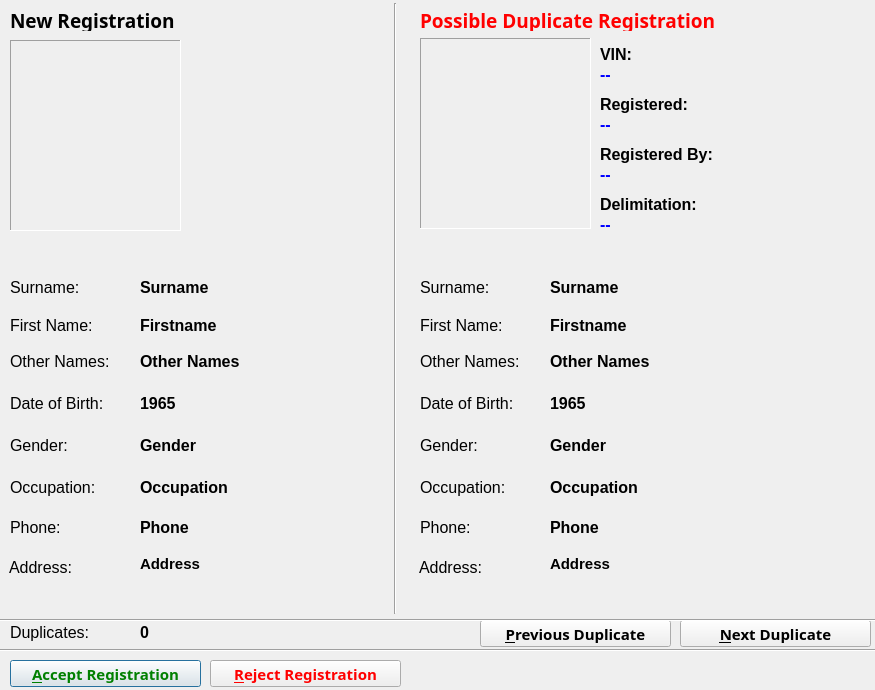
<?xml version="1.0" encoding="UTF-8"?>
<ui version="4.0">
 <class>DuplicateReg</class>
 <widget class="QDialog" name="DuplicateReg">
  <property name="windowModality">
   <enum>Qt::WindowModal</enum>
  </property>
  <property name="geometry">
   <rect>
    <x>0</x>
    <y>0</y>
    <width>875</width>
    <height>690</height>
   </rect>
  </property>
  <property name="minimumSize">
   <size>
    <width>875</width>
    <height>690</height>
   </size>
  </property>
  <property name="maximumSize">
   <size>
    <width>875</width>
    <height>690</height>
   </size>
  </property>
  <property name="font">
   <font>
    <family>Sans Serif</family>
    <pointsize>12</pointsize>
   </font>
  </property>
  <property name="windowTitle">
   <string>Duplicate Registration Check</string>
  </property>
  <widget class="QLabel" name="label">
   <property name="geometry">
    <rect>
     <x>10</x>
     <y>10</y>
     <width>241</width>
     <height>21</height>
    </rect>
   </property>
   <property name="minimumSize">
    <size>
     <width>241</width>
     <height>21</height>
    </size>
   </property>
   <property name="maximumSize">
    <size>
     <width>241</width>
     <height>21</height>
    </size>
   </property>
   <property name="font">
    <font>
     <pointsize>14</pointsize>
     <weight>75</weight>
     <bold>true</bold>
    </font>
   </property>
   <property name="text">
    <string>New Registration</string>
   </property>
  </widget>
  <widget class="QLabel" name="label_7">
   <property name="geometry">
    <rect>
     <x>10</x>
     <y>515</y>
     <width>68</width>
     <height>25</height>
    </rect>
   </property>
   <property name="minimumSize">
    <size>
     <width>68</width>
     <height>25</height>
    </size>
   </property>
   <property name="maximumSize">
    <size>
     <width>68</width>
     <height>25</height>
    </size>
   </property>
   <property name="font">
    <font>
     <family>Arial</family>
     <pointsize>12</pointsize>
    </font>
   </property>
   <property name="text">
    <string>Phone:</string>
   </property>
  </widget>
  <widget class="QLabel" name="lblNewGender">
   <property name="geometry">
    <rect>
     <x>140</x>
     <y>433</y>
     <width>250</width>
     <height>25</height>
    </rect>
   </property>
   <property name="minimumSize">
    <size>
     <width>250</width>
     <height>25</height>
    </size>
   </property>
   <property name="maximumSize">
    <size>
     <width>250</width>
     <height>25</height>
    </size>
   </property>
   <property name="font">
    <font>
     <family>Arial</family>
     <pointsize>12</pointsize>
     <weight>75</weight>
     <bold>true</bold>
    </font>
   </property>
   <property name="text">
    <string>Gender</string>
   </property>
  </widget>
  <widget class="QLabel" name="lblNewDob">
   <property name="geometry">
    <rect>
     <x>140</x>
     <y>391</y>
     <width>250</width>
     <height>25</height>
    </rect>
   </property>
   <property name="minimumSize">
    <size>
     <width>250</width>
     <height>25</height>
    </size>
   </property>
   <property name="maximumSize">
    <size>
     <width>250</width>
     <height>25</height>
    </size>
   </property>
   <property name="font">
    <font>
     <family>Arial</family>
     <pointsize>12</pointsize>
     <weight>75</weight>
     <bold>true</bold>
    </font>
   </property>
   <property name="text">
    <string>1965</string>
   </property>
  </widget>
  <widget class="QLabel" name="lblNewLastName">
   <property name="geometry">
    <rect>
     <x>140</x>
     <y>275</y>
     <width>250</width>
     <height>25</height>
    </rect>
   </property>
   <property name="minimumSize">
    <size>
     <width>250</width>
     <height>25</height>
    </size>
   </property>
   <property name="maximumSize">
    <size>
     <width>250</width>
     <height>25</height>
    </size>
   </property>
   <property name="font">
    <font>
     <family>Arial</family>
     <pointsize>12</pointsize>
     <weight>75</weight>
     <bold>true</bold>
    </font>
   </property>
   <property name="text">
    <string>Surname</string>
   </property>
  </widget>
  <widget class="QLabel" name="lblNewMiddleName">
   <property name="geometry">
    <rect>
     <x>140</x>
     <y>349</y>
     <width>250</width>
     <height>25</height>
    </rect>
   </property>
   <property name="minimumSize">
    <size>
     <width>250</width>
     <height>25</height>
    </size>
   </property>
   <property name="maximumSize">
    <size>
     <width>250</width>
     <height>25</height>
    </size>
   </property>
   <property name="font">
    <font>
     <family>Arial</family>
     <pointsize>12</pointsize>
     <weight>75</weight>
     <bold>true</bold>
    </font>
   </property>
   <property name="text">
    <string>Other Names</string>
   </property>
  </widget>
  <widget class="QLabel" name="lblNewFirstName">
   <property name="geometry">
    <rect>
     <x>140</x>
     <y>313</y>
     <width>250</width>
     <height>25</height>
    </rect>
   </property>
   <property name="minimumSize">
    <size>
     <width>250</width>
     <height>25</height>
    </size>
   </property>
   <property name="maximumSize">
    <size>
     <width>250</width>
     <height>25</height>
    </size>
   </property>
   <property name="font">
    <font>
     <family>Arial</family>
     <pointsize>12</pointsize>
     <weight>75</weight>
     <bold>true</bold>
    </font>
   </property>
   <property name="text">
    <string>Firstname</string>
   </property>
  </widget>
  <widget class="QLabel" name="label_10">
   <property name="geometry">
    <rect>
     <x>10</x>
     <y>275</y>
     <width>93</width>
     <height>25</height>
    </rect>
   </property>
   <property name="minimumSize">
    <size>
     <width>93</width>
     <height>25</height>
    </size>
   </property>
   <property name="maximumSize">
    <size>
     <width>93</width>
     <height>25</height>
    </size>
   </property>
   <property name="font">
    <font>
     <family>Arial</family>
     <pointsize>12</pointsize>
    </font>
   </property>
   <property name="text">
    <string>Surname:</string>
   </property>
  </widget>
  <widget class="QLabel" name="lblNewOccupation">
   <property name="geometry">
    <rect>
     <x>140</x>
     <y>475</y>
     <width>250</width>
     <height>25</height>
    </rect>
   </property>
   <property name="minimumSize">
    <size>
     <width>250</width>
     <height>25</height>
    </size>
   </property>
   <property name="maximumSize">
    <size>
     <width>250</width>
     <height>25</height>
    </size>
   </property>
   <property name="font">
    <font>
     <family>Arial</family>
     <pointsize>12</pointsize>
     <weight>75</weight>
     <bold>true</bold>
    </font>
   </property>
   <property name="text">
    <string>Occupation</string>
   </property>
  </widget>
  <widget class="QLabel" name="label_9">
   <property name="geometry">
    <rect>
     <x>10</x>
     <y>349</y>
     <width>134</width>
     <height>25</height>
    </rect>
   </property>
   <property name="minimumSize">
    <size>
     <width>134</width>
     <height>25</height>
    </size>
   </property>
   <property name="maximumSize">
    <size>
     <width>134</width>
     <height>25</height>
    </size>
   </property>
   <property name="font">
    <font>
     <family>Arial</family>
     <pointsize>12</pointsize>
    </font>
   </property>
   <property name="text">
    <string>Other Names:</string>
   </property>
  </widget>
  <widget class="QLabel" name="lblNewMobile">
   <property name="geometry">
    <rect>
     <x>140</x>
     <y>515</y>
     <width>250</width>
     <height>25</height>
    </rect>
   </property>
   <property name="minimumSize">
    <size>
     <width>250</width>
     <height>25</height>
    </size>
   </property>
   <property name="maximumSize">
    <size>
     <width>250</width>
     <height>25</height>
    </size>
   </property>
   <property name="font">
    <font>
     <family>Arial</family>
     <pointsize>12</pointsize>
     <weight>75</weight>
     <bold>true</bold>
    </font>
   </property>
   <property name="text">
    <string>Phone</string>
   </property>
  </widget>
  <widget class="QLabel" name="label_8">
   <property name="geometry">
    <rect>
     <x>10</x>
     <y>313</y>
     <width>111</width>
     <height>25</height>
    </rect>
   </property>
   <property name="minimumSize">
    <size>
     <width>111</width>
     <height>25</height>
    </size>
   </property>
   <property name="maximumSize">
    <size>
     <width>111</width>
     <height>25</height>
    </size>
   </property>
   <property name="font">
    <font>
     <family>Arial</family>
     <pointsize>12</pointsize>
    </font>
   </property>
   <property name="text">
    <string>First Name:</string>
   </property>
  </widget>
  <widget class="QLabel" name="lblNewPhotoFront">
   <property name="geometry">
    <rect>
     <x>10</x>
     <y>40</y>
     <width>171</width>
     <height>191</height>
    </rect>
   </property>
   <property name="minimumSize">
    <size>
     <width>171</width>
     <height>191</height>
    </size>
   </property>
   <property name="maximumSize">
    <size>
     <width>171</width>
     <height>191</height>
    </size>
   </property>
   <property name="frameShape">
    <enum>QFrame::Panel</enum>
   </property>
   <property name="frameShadow">
    <enum>QFrame::Sunken</enum>
   </property>
   <property name="midLineWidth">
    <number>1</number>
   </property>
   <property name="text">
    <string/>
   </property>
   <property name="pixmap">
    <pixmap>photos/selected_photox.jpg</pixmap>
   </property>
   <property name="scaledContents">
    <bool>true</bool>
   </property>
  </widget>
  <widget class="QLabel" name="label_25">
   <property name="geometry">
    <rect>
     <x>10</x>
     <y>475</y>
     <width>131</width>
     <height>25</height>
    </rect>
   </property>
   <property name="minimumSize">
    <size>
     <width>131</width>
     <height>25</height>
    </size>
   </property>
   <property name="maximumSize">
    <size>
     <width>131</width>
     <height>25</height>
    </size>
   </property>
   <property name="font">
    <font>
     <family>Arial</family>
     <pointsize>12</pointsize>
    </font>
   </property>
   <property name="text">
    <string>Occupation:</string>
   </property>
  </widget>
  <widget class="QLabel" name="label_5">
   <property name="geometry">
    <rect>
     <x>10</x>
     <y>433</y>
     <width>78</width>
     <height>25</height>
    </rect>
   </property>
   <property name="minimumSize">
    <size>
     <width>78</width>
     <height>25</height>
    </size>
   </property>
   <property name="maximumSize">
    <size>
     <width>78</width>
     <height>25</height>
    </size>
   </property>
   <property name="font">
    <font>
     <family>Arial</family>
     <pointsize>12</pointsize>
    </font>
   </property>
   <property name="text">
    <string>Gender:</string>
   </property>
  </widget>
  <widget class="QLabel" name="label_4">
   <property name="geometry">
    <rect>
     <x>9</x>
     <y>555</y>
     <width>85</width>
     <height>25</height>
    </rect>
   </property>
   <property name="minimumSize">
    <size>
     <width>85</width>
     <height>25</height>
    </size>
   </property>
   <property name="maximumSize">
    <size>
     <width>85</width>
     <height>25</height>
    </size>
   </property>
   <property name="font">
    <font>
     <family>Arial</family>
     <pointsize>12</pointsize>
    </font>
   </property>
   <property name="text">
    <string>Address:</string>
   </property>
  </widget>
  <widget class="QLabel" name="label_6">
   <property name="geometry">
    <rect>
     <x>10</x>
     <y>391</y>
     <width>125</width>
     <height>25</height>
    </rect>
   </property>
   <property name="minimumSize">
    <size>
     <width>125</width>
     <height>25</height>
    </size>
   </property>
   <property name="maximumSize">
    <size>
     <width>125</width>
     <height>25</height>
    </size>
   </property>
   <property name="font">
    <font>
     <family>Arial</family>
     <pointsize>12</pointsize>
    </font>
   </property>
   <property name="text">
    <string>Date of Birth:</string>
   </property>
  </widget>
  <widget class="QLabel" name="lblNewAddress">
   <property name="geometry">
    <rect>
     <x>140</x>
     <y>555</y>
     <width>250</width>
     <height>41</height>
    </rect>
   </property>
   <property name="minimumSize">
    <size>
     <width>250</width>
     <height>41</height>
    </size>
   </property>
   <property name="maximumSize">
    <size>
     <width>250</width>
     <height>41</height>
    </size>
   </property>
   <property name="font">
    <font>
     <family>Arial</family>
     <pointsize>11</pointsize>
     <weight>75</weight>
     <bold>true</bold>
    </font>
   </property>
   <property name="text">
    <string>Address</string>
   </property>
   <property name="alignment">
    <set>Qt::AlignLeading|Qt::AlignLeft|Qt::AlignTop</set>
   </property>
  </widget>
  <widget class="Line" name="line_2">
   <property name="geometry">
    <rect>
     <x>370</x>
     <y>3</y>
     <width>51</width>
     <height>611</height>
    </rect>
   </property>
   <property name="sizePolicy">
    <sizepolicy hsizetype="Fixed" vsizetype="Minimum">
     <horstretch>0</horstretch>
     <verstretch>0</verstretch>
    </sizepolicy>
   </property>
   <property name="minimumSize">
    <size>
     <width>51</width>
     <height>551</height>
    </size>
   </property>
   <property name="maximumSize">
    <size>
     <width>51</width>
     <height>800</height>
    </size>
   </property>
   <property name="orientation">
    <enum>Qt::Vertical</enum>
   </property>
  </widget>
  <widget class="QLabel" name="label_11">
   <property name="geometry">
    <rect>
     <x>420</x>
     <y>275</y>
     <width>93</width>
     <height>25</height>
    </rect>
   </property>
   <property name="minimumSize">
    <size>
     <width>93</width>
     <height>25</height>
    </size>
   </property>
   <property name="maximumSize">
    <size>
     <width>93</width>
     <height>25</height>
    </size>
   </property>
   <property name="font">
    <font>
     <family>Arial</family>
     <pointsize>12</pointsize>
    </font>
   </property>
   <property name="text">
    <string>Surname:</string>
   </property>
  </widget>
  <widget class="QLabel" name="lblDupDob">
   <property name="geometry">
    <rect>
     <x>550</x>
     <y>391</y>
     <width>250</width>
     <height>25</height>
    </rect>
   </property>
   <property name="minimumSize">
    <size>
     <width>250</width>
     <height>25</height>
    </size>
   </property>
   <property name="maximumSize">
    <size>
     <width>250</width>
     <height>25</height>
    </size>
   </property>
   <property name="font">
    <font>
     <family>Arial</family>
     <pointsize>12</pointsize>
     <weight>75</weight>
     <bold>true</bold>
    </font>
   </property>
   <property name="text">
    <string>1965</string>
   </property>
  </widget>
  <widget class="QLabel" name="lblDupFirstName">
   <property name="geometry">
    <rect>
     <x>550</x>
     <y>313</y>
     <width>250</width>
     <height>25</height>
    </rect>
   </property>
   <property name="minimumSize">
    <size>
     <width>250</width>
     <height>25</height>
    </size>
   </property>
   <property name="maximumSize">
    <size>
     <width>250</width>
     <height>25</height>
    </size>
   </property>
   <property name="font">
    <font>
     <family>Arial</family>
     <pointsize>12</pointsize>
     <weight>75</weight>
     <bold>true</bold>
    </font>
   </property>
   <property name="text">
    <string>Firstname</string>
   </property>
  </widget>
  <widget class="QLabel" name="label_12">
   <property name="geometry">
    <rect>
     <x>420</x>
     <y>313</y>
     <width>111</width>
     <height>25</height>
    </rect>
   </property>
   <property name="minimumSize">
    <size>
     <width>111</width>
     <height>25</height>
    </size>
   </property>
   <property name="maximumSize">
    <size>
     <width>111</width>
     <height>25</height>
    </size>
   </property>
   <property name="font">
    <font>
     <family>Arial</family>
     <pointsize>12</pointsize>
    </font>
   </property>
   <property name="text">
    <string>First Name:</string>
   </property>
  </widget>
  <widget class="QLabel" name="label_13">
   <property name="geometry">
    <rect>
     <x>420</x>
     <y>391</y>
     <width>125</width>
     <height>25</height>
    </rect>
   </property>
   <property name="minimumSize">
    <size>
     <width>125</width>
     <height>25</height>
    </size>
   </property>
   <property name="maximumSize">
    <size>
     <width>125</width>
     <height>25</height>
    </size>
   </property>
   <property name="font">
    <font>
     <family>Arial</family>
     <pointsize>12</pointsize>
    </font>
   </property>
   <property name="text">
    <string>Date of Birth:</string>
   </property>
  </widget>
  <widget class="QLabel" name="lblDupAddress">
   <property name="geometry">
    <rect>
     <x>550</x>
     <y>555</y>
     <width>250</width>
     <height>41</height>
    </rect>
   </property>
   <property name="minimumSize">
    <size>
     <width>250</width>
     <height>41</height>
    </size>
   </property>
   <property name="maximumSize">
    <size>
     <width>250</width>
     <height>41</height>
    </size>
   </property>
   <property name="font">
    <font>
     <family>Arial</family>
     <pointsize>11</pointsize>
     <weight>75</weight>
     <bold>true</bold>
    </font>
   </property>
   <property name="text">
    <string>Address</string>
   </property>
   <property name="alignment">
    <set>Qt::AlignLeading|Qt::AlignLeft|Qt::AlignTop</set>
   </property>
  </widget>
  <widget class="QLabel" name="lblDupMobile">
   <property name="geometry">
    <rect>
     <x>550</x>
     <y>515</y>
     <width>250</width>
     <height>25</height>
    </rect>
   </property>
   <property name="minimumSize">
    <size>
     <width>250</width>
     <height>25</height>
    </size>
   </property>
   <property name="maximumSize">
    <size>
     <width>250</width>
     <height>25</height>
    </size>
   </property>
   <property name="font">
    <font>
     <family>Arial</family>
     <pointsize>12</pointsize>
     <weight>75</weight>
     <bold>true</bold>
    </font>
   </property>
   <property name="text">
    <string>Phone</string>
   </property>
  </widget>
  <widget class="QLabel" name="lblDupOccupation">
   <property name="geometry">
    <rect>
     <x>550</x>
     <y>475</y>
     <width>250</width>
     <height>25</height>
    </rect>
   </property>
   <property name="minimumSize">
    <size>
     <width>250</width>
     <height>25</height>
    </size>
   </property>
   <property name="maximumSize">
    <size>
     <width>250</width>
     <height>25</height>
    </size>
   </property>
   <property name="font">
    <font>
     <family>Arial</family>
     <pointsize>12</pointsize>
     <weight>75</weight>
     <bold>true</bold>
    </font>
   </property>
   <property name="text">
    <string>Occupation</string>
   </property>
  </widget>
  <widget class="QLabel" name="lblDupLastName">
   <property name="geometry">
    <rect>
     <x>550</x>
     <y>275</y>
     <width>250</width>
     <height>25</height>
    </rect>
   </property>
   <property name="minimumSize">
    <size>
     <width>250</width>
     <height>25</height>
    </size>
   </property>
   <property name="maximumSize">
    <size>
     <width>250</width>
     <height>25</height>
    </size>
   </property>
   <property name="font">
    <font>
     <family>Arial</family>
     <pointsize>12</pointsize>
     <weight>75</weight>
     <bold>true</bold>
    </font>
   </property>
   <property name="text">
    <string>Surname</string>
   </property>
  </widget>
  <widget class="QLabel" name="label_14">
   <property name="geometry">
    <rect>
     <x>419</x>
     <y>555</y>
     <width>85</width>
     <height>25</height>
    </rect>
   </property>
   <property name="minimumSize">
    <size>
     <width>85</width>
     <height>25</height>
    </size>
   </property>
   <property name="maximumSize">
    <size>
     <width>85</width>
     <height>25</height>
    </size>
   </property>
   <property name="font">
    <font>
     <family>Arial</family>
     <pointsize>12</pointsize>
    </font>
   </property>
   <property name="text">
    <string>Address:</string>
   </property>
  </widget>
  <widget class="QLabel" name="label_26">
   <property name="geometry">
    <rect>
     <x>420</x>
     <y>475</y>
     <width>131</width>
     <height>25</height>
    </rect>
   </property>
   <property name="minimumSize">
    <size>
     <width>131</width>
     <height>25</height>
    </size>
   </property>
   <property name="maximumSize">
    <size>
     <width>131</width>
     <height>25</height>
    </size>
   </property>
   <property name="font">
    <font>
     <family>Arial</family>
     <pointsize>12</pointsize>
    </font>
   </property>
   <property name="text">
    <string>Occupation:</string>
   </property>
  </widget>
  <widget class="QLabel" name="label_15">
   <property name="geometry">
    <rect>
     <x>420</x>
     <y>515</y>
     <width>68</width>
     <height>25</height>
    </rect>
   </property>
   <property name="minimumSize">
    <size>
     <width>68</width>
     <height>25</height>
    </size>
   </property>
   <property name="maximumSize">
    <size>
     <width>68</width>
     <height>25</height>
    </size>
   </property>
   <property name="font">
    <font>
     <family>Arial</family>
     <pointsize>12</pointsize>
    </font>
   </property>
   <property name="text">
    <string>Phone:</string>
   </property>
  </widget>
  <widget class="QLabel" name="label_16">
   <property name="geometry">
    <rect>
     <x>420</x>
     <y>349</y>
     <width>134</width>
     <height>25</height>
    </rect>
   </property>
   <property name="minimumSize">
    <size>
     <width>134</width>
     <height>25</height>
    </size>
   </property>
   <property name="maximumSize">
    <size>
     <width>134</width>
     <height>25</height>
    </size>
   </property>
   <property name="font">
    <font>
     <family>Arial</family>
     <pointsize>12</pointsize>
    </font>
   </property>
   <property name="text">
    <string>Other Names:</string>
   </property>
  </widget>
  <widget class="QLabel" name="lblDupMiddleName">
   <property name="geometry">
    <rect>
     <x>550</x>
     <y>349</y>
     <width>250</width>
     <height>25</height>
    </rect>
   </property>
   <property name="minimumSize">
    <size>
     <width>250</width>
     <height>25</height>
    </size>
   </property>
   <property name="maximumSize">
    <size>
     <width>250</width>
     <height>25</height>
    </size>
   </property>
   <property name="font">
    <font>
     <family>Arial</family>
     <pointsize>12</pointsize>
     <weight>75</weight>
     <bold>true</bold>
    </font>
   </property>
   <property name="text">
    <string>Other Names</string>
   </property>
  </widget>
  <widget class="QLabel" name="label_2">
   <property name="geometry">
    <rect>
     <x>420</x>
     <y>10</y>
     <width>341</width>
     <height>21</height>
    </rect>
   </property>
   <property name="minimumSize">
    <size>
     <width>341</width>
     <height>21</height>
    </size>
   </property>
   <property name="maximumSize">
    <size>
     <width>341</width>
     <height>21</height>
    </size>
   </property>
   <property name="font">
    <font>
     <pointsize>14</pointsize>
     <weight>75</weight>
     <bold>true</bold>
    </font>
   </property>
   <property name="styleSheet">
    <string notr="true">color:red;</string>
   </property>
   <property name="text">
    <string>Possible Duplicate Registration</string>
   </property>
  </widget>
  <widget class="QLabel" name="lblDupPhoto">
   <property name="geometry">
    <rect>
     <x>420</x>
     <y>38</y>
     <width>171</width>
     <height>191</height>
    </rect>
   </property>
   <property name="minimumSize">
    <size>
     <width>171</width>
     <height>191</height>
    </size>
   </property>
   <property name="maximumSize">
    <size>
     <width>171</width>
     <height>191</height>
    </size>
   </property>
   <property name="frameShape">
    <enum>QFrame::Panel</enum>
   </property>
   <property name="frameShadow">
    <enum>QFrame::Sunken</enum>
   </property>
   <property name="midLineWidth">
    <number>1</number>
   </property>
   <property name="text">
    <string/>
   </property>
   <property name="scaledContents">
    <bool>true</bool>
   </property>
  </widget>
  <widget class="QLabel" name="lblDupGender">
   <property name="geometry">
    <rect>
     <x>550</x>
     <y>433</y>
     <width>250</width>
     <height>25</height>
    </rect>
   </property>
   <property name="minimumSize">
    <size>
     <width>250</width>
     <height>25</height>
    </size>
   </property>
   <property name="maximumSize">
    <size>
     <width>250</width>
     <height>25</height>
    </size>
   </property>
   <property name="font">
    <font>
     <family>Arial</family>
     <pointsize>12</pointsize>
     <weight>75</weight>
     <bold>true</bold>
    </font>
   </property>
   <property name="text">
    <string>Gender</string>
   </property>
  </widget>
  <widget class="QLabel" name="label_17">
   <property name="geometry">
    <rect>
     <x>420</x>
     <y>433</y>
     <width>78</width>
     <height>25</height>
    </rect>
   </property>
   <property name="minimumSize">
    <size>
     <width>78</width>
     <height>25</height>
    </size>
   </property>
   <property name="maximumSize">
    <size>
     <width>78</width>
     <height>25</height>
    </size>
   </property>
   <property name="font">
    <font>
     <family>Arial</family>
     <pointsize>12</pointsize>
    </font>
   </property>
   <property name="text">
    <string>Gender:</string>
   </property>
  </widget>
  <widget class="QLabel" name="label_99">
   <property name="geometry">
    <rect>
     <x>600</x>
     <y>42</y>
     <width>231</width>
     <height>25</height>
    </rect>
   </property>
   <property name="minimumSize">
    <size>
     <width>231</width>
     <height>25</height>
    </size>
   </property>
   <property name="maximumSize">
    <size>
     <width>231</width>
     <height>25</height>
    </size>
   </property>
   <property name="font">
    <font>
     <family>Arial</family>
     <pointsize>12</pointsize>
     <weight>75</weight>
     <bold>true</bold>
    </font>
   </property>
   <property name="text">
    <string>VIN:</string>
   </property>
  </widget>
  <widget class="QLabel" name="lblDupVin">
   <property name="geometry">
    <rect>
     <x>600</x>
     <y>62</y>
     <width>250</width>
     <height>25</height>
    </rect>
   </property>
   <property name="minimumSize">
    <size>
     <width>250</width>
     <height>25</height>
    </size>
   </property>
   <property name="maximumSize">
    <size>
     <width>250</width>
     <height>25</height>
    </size>
   </property>
   <property name="font">
    <font>
     <family>Arial</family>
     <pointsize>12</pointsize>
     <weight>75</weight>
     <bold>true</bold>
    </font>
   </property>
   <property name="styleSheet">
    <string notr="true">color:blue;</string>
   </property>
   <property name="text">
    <string>--</string>
   </property>
  </widget>
  <widget class="QLabel" name="label_100">
   <property name="geometry">
    <rect>
     <x>600</x>
     <y>92</y>
     <width>231</width>
     <height>25</height>
    </rect>
   </property>
   <property name="minimumSize">
    <size>
     <width>231</width>
     <height>25</height>
    </size>
   </property>
   <property name="maximumSize">
    <size>
     <width>231</width>
     <height>25</height>
    </size>
   </property>
   <property name="font">
    <font>
     <family>Arial</family>
     <pointsize>12</pointsize>
     <weight>75</weight>
     <bold>true</bold>
    </font>
   </property>
   <property name="text">
    <string>Registered:</string>
   </property>
  </widget>
  <widget class="QLabel" name="lblDupCreated">
   <property name="geometry">
    <rect>
     <x>600</x>
     <y>112</y>
     <width>250</width>
     <height>25</height>
    </rect>
   </property>
   <property name="minimumSize">
    <size>
     <width>250</width>
     <height>25</height>
    </size>
   </property>
   <property name="maximumSize">
    <size>
     <width>250</width>
     <height>25</height>
    </size>
   </property>
   <property name="font">
    <font>
     <family>Arial</family>
     <pointsize>12</pointsize>
     <weight>75</weight>
     <bold>true</bold>
    </font>
   </property>
   <property name="styleSheet">
    <string notr="true">color:blue;</string>
   </property>
   <property name="text">
    <string>--</string>
   </property>
  </widget>
  <widget class="QLabel" name="lblDupRegistrar">
   <property name="geometry">
    <rect>
     <x>600</x>
     <y>162</y>
     <width>250</width>
     <height>25</height>
    </rect>
   </property>
   <property name="minimumSize">
    <size>
     <width>250</width>
     <height>25</height>
    </size>
   </property>
   <property name="maximumSize">
    <size>
     <width>250</width>
     <height>25</height>
    </size>
   </property>
   <property name="font">
    <font>
     <family>Arial</family>
     <pointsize>12</pointsize>
     <weight>75</weight>
     <bold>true</bold>
    </font>
   </property>
   <property name="styleSheet">
    <string notr="true">color:blue;</string>
   </property>
   <property name="text">
    <string>--</string>
   </property>
  </widget>
  <widget class="QLabel" name="label_101">
   <property name="geometry">
    <rect>
     <x>600</x>
     <y>142</y>
     <width>231</width>
     <height>25</height>
    </rect>
   </property>
   <property name="minimumSize">
    <size>
     <width>231</width>
     <height>25</height>
    </size>
   </property>
   <property name="maximumSize">
    <size>
     <width>231</width>
     <height>25</height>
    </size>
   </property>
   <property name="font">
    <font>
     <family>Arial</family>
     <pointsize>12</pointsize>
     <weight>75</weight>
     <bold>true</bold>
    </font>
   </property>
   <property name="text">
    <string>Registered By:</string>
   </property>
  </widget>
  <widget class="Line" name="line">
   <property name="geometry">
    <rect>
     <x>-3</x>
     <y>640</y>
     <width>881</width>
     <height>20</height>
    </rect>
   </property>
   <property name="minimumSize">
    <size>
     <width>871</width>
     <height>20</height>
    </size>
   </property>
   <property name="maximumSize">
    <size>
     <width>900</width>
     <height>20</height>
    </size>
   </property>
   <property name="orientation">
    <enum>Qt::Horizontal</enum>
   </property>
  </widget>
  <widget class="QPushButton" name="btnAcceptReg">
   <property name="geometry">
    <rect>
     <x>10</x>
     <y>660</y>
     <width>191</width>
     <height>27</height>
    </rect>
   </property>
   <property name="minimumSize">
    <size>
     <width>191</width>
     <height>27</height>
    </size>
   </property>
   <property name="maximumSize">
    <size>
     <width>191</width>
     <height>27</height>
    </size>
   </property>
   <property name="font">
    <font>
     <pointsize>11</pointsize>
     <weight>75</weight>
     <bold>true</bold>
    </font>
   </property>
   <property name="styleSheet">
    <string notr="true">color:green;</string>
   </property>
   <property name="text">
    <string>&amp;Accept Registration</string>
   </property>
  </widget>
  <widget class="QPushButton" name="btnRejectReg">
   <property name="geometry">
    <rect>
     <x>210</x>
     <y>660</y>
     <width>191</width>
     <height>27</height>
    </rect>
   </property>
   <property name="minimumSize">
    <size>
     <width>191</width>
     <height>27</height>
    </size>
   </property>
   <property name="maximumSize">
    <size>
     <width>191</width>
     <height>27</height>
    </size>
   </property>
   <property name="font">
    <font>
     <pointsize>11</pointsize>
     <weight>75</weight>
     <bold>true</bold>
    </font>
   </property>
   <property name="styleSheet">
    <string notr="true">color:red;</string>
   </property>
   <property name="text">
    <string>&amp;Reject Registration</string>
   </property>
  </widget>
  <widget class="QPushButton" name="btnNavNext">
   <property name="geometry">
    <rect>
     <x>680</x>
     <y>620</y>
     <width>191</width>
     <height>27</height>
    </rect>
   </property>
   <property name="minimumSize">
    <size>
     <width>191</width>
     <height>27</height>
    </size>
   </property>
   <property name="maximumSize">
    <size>
     <width>191</width>
     <height>27</height>
    </size>
   </property>
   <property name="font">
    <font>
     <pointsize>11</pointsize>
     <weight>75</weight>
     <bold>true</bold>
    </font>
   </property>
   <property name="styleSheet">
    <string notr="true"/>
   </property>
   <property name="text">
    <string>&amp;Next Duplicate</string>
   </property>
  </widget>
  <widget class="QPushButton" name="btnNavPrev">
   <property name="geometry">
    <rect>
     <x>480</x>
     <y>620</y>
     <width>191</width>
     <height>27</height>
    </rect>
   </property>
   <property name="minimumSize">
    <size>
     <width>191</width>
     <height>27</height>
    </size>
   </property>
   <property name="maximumSize">
    <size>
     <width>191</width>
     <height>27</height>
    </size>
   </property>
   <property name="font">
    <font>
     <pointsize>11</pointsize>
     <weight>75</weight>
     <bold>true</bold>
    </font>
   </property>
   <property name="styleSheet">
    <string notr="true"/>
   </property>
   <property name="text">
    <string>&amp;Previous Duplicate</string>
   </property>
  </widget>
  <widget class="Line" name="line_3">
   <property name="geometry">
    <rect>
     <x>0</x>
     <y>610</y>
     <width>881</width>
     <height>20</height>
    </rect>
   </property>
   <property name="minimumSize">
    <size>
     <width>871</width>
     <height>20</height>
    </size>
   </property>
   <property name="maximumSize">
    <size>
     <width>900</width>
     <height>20</height>
    </size>
   </property>
   <property name="orientation">
    <enum>Qt::Horizontal</enum>
   </property>
  </widget>
  <widget class="QLabel" name="label_18">
   <property name="geometry">
    <rect>
     <x>10</x>
     <y>620</y>
     <width>111</width>
     <height>25</height>
    </rect>
   </property>
   <property name="minimumSize">
    <size>
     <width>111</width>
     <height>25</height>
    </size>
   </property>
   <property name="maximumSize">
    <size>
     <width>111</width>
     <height>25</height>
    </size>
   </property>
   <property name="font">
    <font>
     <family>Arial</family>
     <pointsize>12</pointsize>
    </font>
   </property>
   <property name="text">
    <string>Duplicates:</string>
   </property>
  </widget>
  <widget class="QLabel" name="lblDupCount">
   <property name="geometry">
    <rect>
     <x>140</x>
     <y>620</y>
     <width>41</width>
     <height>25</height>
    </rect>
   </property>
   <property name="minimumSize">
    <size>
     <width>41</width>
     <height>25</height>
    </size>
   </property>
   <property name="maximumSize">
    <size>
     <width>41</width>
     <height>25</height>
    </size>
   </property>
   <property name="font">
    <font>
     <family>Arial</family>
     <pointsize>12</pointsize>
     <weight>75</weight>
     <bold>true</bold>
    </font>
   </property>
   <property name="text">
    <string>0</string>
   </property>
  </widget>
  <widget class="QLabel" name="lblDupDelim">
   <property name="geometry">
    <rect>
     <x>600</x>
     <y>212</y>
     <width>250</width>
     <height>25</height>
    </rect>
   </property>
   <property name="minimumSize">
    <size>
     <width>250</width>
     <height>25</height>
    </size>
   </property>
   <property name="maximumSize">
    <size>
     <width>250</width>
     <height>25</height>
    </size>
   </property>
   <property name="font">
    <font>
     <family>Arial</family>
     <pointsize>12</pointsize>
     <weight>75</weight>
     <bold>true</bold>
    </font>
   </property>
   <property name="styleSheet">
    <string notr="true">color:blue;</string>
   </property>
   <property name="text">
    <string>--</string>
   </property>
  </widget>
  <widget class="QLabel" name="label_102">
   <property name="geometry">
    <rect>
     <x>600</x>
     <y>192</y>
     <width>231</width>
     <height>25</height>
    </rect>
   </property>
   <property name="minimumSize">
    <size>
     <width>231</width>
     <height>25</height>
    </size>
   </property>
   <property name="maximumSize">
    <size>
     <width>231</width>
     <height>25</height>
    </size>
   </property>
   <property name="font">
    <font>
     <family>Arial</family>
     <pointsize>12</pointsize>
     <weight>75</weight>
     <bold>true</bold>
    </font>
   </property>
   <property name="text">
    <string>Delimitation:</string>
   </property>
  </widget>
  <widget class="QLabel" name="lblWarningImg">
   <property name="geometry">
    <rect>
     <x>260</x>
     <y>100</y>
     <width>64</width>
     <height>64</height>
    </rect>
   </property>
   <property name="minimumSize">
    <size>
     <width>64</width>
     <height>64</height>
    </size>
   </property>
   <property name="maximumSize">
    <size>
     <width>64</width>
     <height>64</height>
    </size>
   </property>
   <property name="frameShape">
    <enum>QFrame::NoFrame</enum>
   </property>
   <property name="frameShadow">
    <enum>QFrame::Plain</enum>
   </property>
   <property name="midLineWidth">
    <number>1</number>
   </property>
   <property name="text">
    <string/>
   </property>
   <property name="pixmap">
    <pixmap>resources/icons/warning.png</pixmap>
   </property>
   <property name="scaledContents">
    <bool>true</bool>
   </property>
  </widget>
 </widget>
 <resources/>
 <connections/>
</ui>
